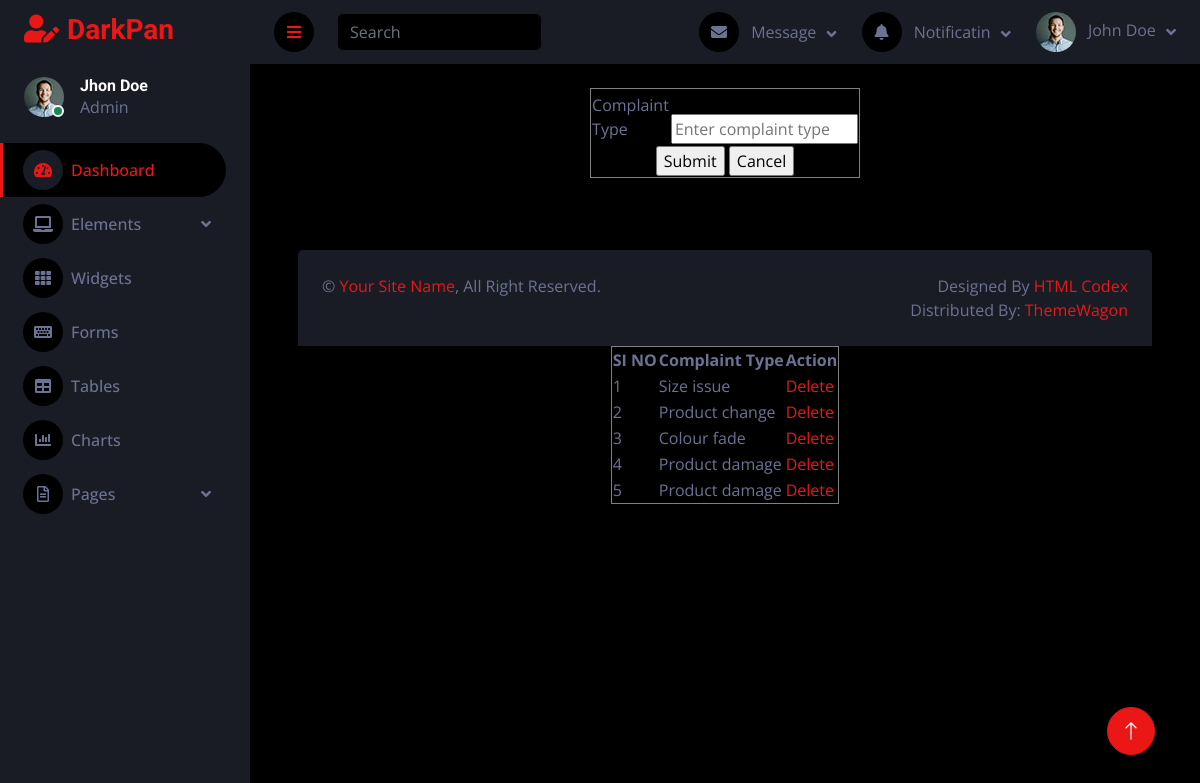
The app's page /Admin/Complainttype.php with its own data.
### tables this page shows
CREATE TABLE `tbl_complainttype` (
  `complainttype_id` int(11) NOT NULL auto_increment,
  `complainttype_name` varchar(100) NOT NULL,
  PRIMARY KEY  (`complainttype_id`)
);

### Admin/Complainttype.php (the view, shortened to what this page needs)
<?php
	include("Head.php");
    ?>
    <!DOCTYPE html PUBLIC "-//W3C//DTD XHTML 1.0 Transitional//EN" "http://www.w3.org/TR/xhtml1/DTD/xhtml1-transitional.dtd">
<html xmlns="http://www.w3.org/1999/xhtml">
<head>
</head>
<body>
<form id="form1" name="form1" method="post" action="">
  <table width="200" border="1" align="center">
    <tr>
      <td>Complaint Type</td>
      <td><label for="txtcomplainttype"></label>
      <input type="text" name="txtcomplainttype" id="txtcomplainttype" required placeholder="Enter complaint type"/></td>
    </tr>
    <tr>
      <td colspan="2" align="center"><input type="submit" name="btnsubmit" id="btnsubmit" value="Submit" />
      <input type="submit" name="btncancel" id="btncancel" value="Cancel" /></td>
    </tr>
  </table>
</form>
</body>
</html>
<br/>
<br/>
<table border="1" align="center">
	<tr>
		<th>SI NO</th>
		<th>Complaint Type</th>
		<th>Action</th>
	</tr>
    <?php
			$selqry="select * from tbl_complainttype";
			$data=mysql_query($selqry);
			$i=0;
			while($row=mysql_fetch_array($data))
			{
				$i++;
	?>
    <tr>
    		<td><?php echo $i ?></td>
            <td><?php echo $row["complainttype_name"]?></td>
            <td><a href="Complainttype.php?delID=<?php echo $row["complainttype_id"]?>">Delete</a></td>
	</tr>
    <?php
			}
	?>
	<?php
	include("Foot.php");
	?>

### Asset/Templates/Admin/css/style.css (style rules this page uses)
:root { --primary: #EB1616; --secondary: #191C24; --light: #6C7293; --dark: #000000; }

### records on screen
tbl_complainttype: complainttype_name "Size issue"
tbl_complainttype: complainttype_name "Product change"
tbl_complainttype: complainttype_name "Colour fade"
tbl_complainttype: complainttype_name "Product damage"
tbl_complainttype: complainttype_name "Product damage"
